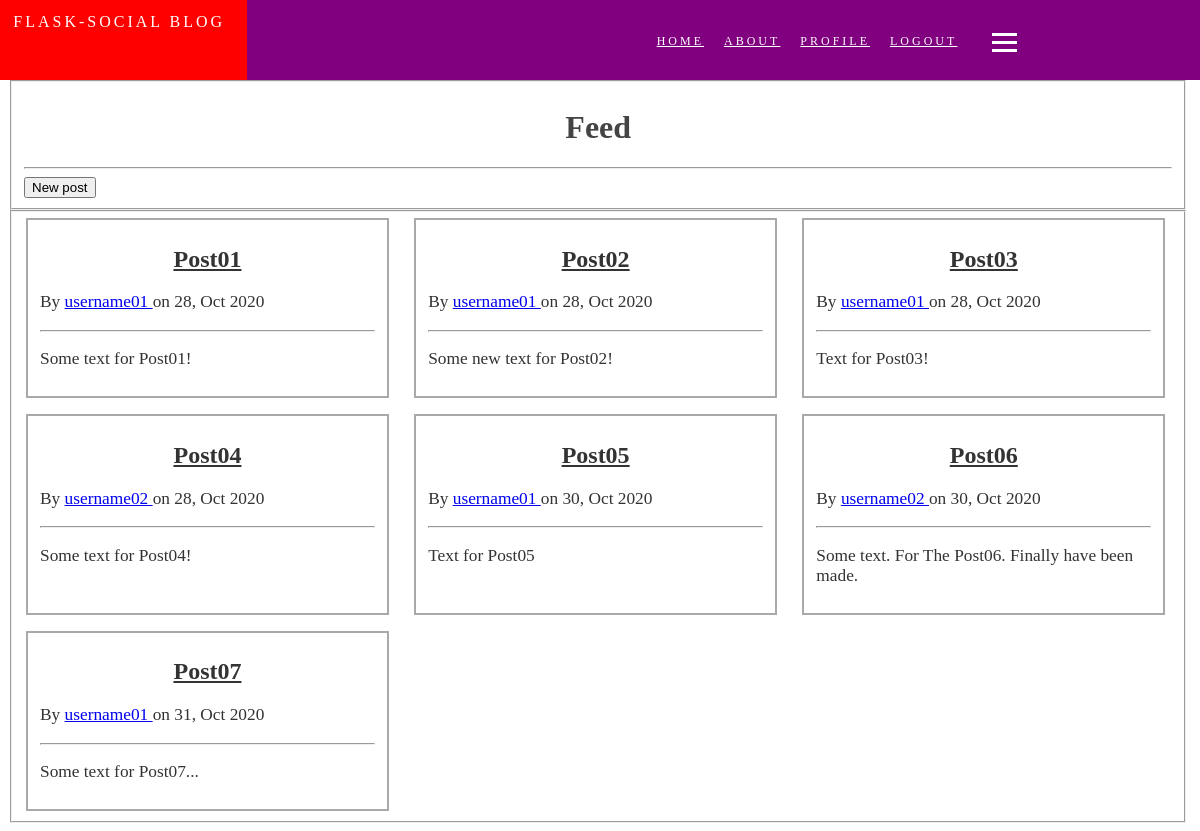
/feed (signed in), run on the app's committed database.
### app/models.py (models this page shows, shortened)
class Post(db.Model):
    id = db.Column(db.Integer, primary_key=True, autoincrement=True)
    title = db.Column(db.String(100), nullable=False)
    date = db.Column(db.DateTime, nullable=False, default=datetime.utcnow)
    text = db.Column(db.Text, nullable=False)
    author_id = db.Column(db.Integer, db.ForeignKey('user.id'), nullable=False)
    comments = db.relationship('Comments', backref='post', lazy=True)

class User(db.Model, UserMixin):
    id = db.Column(db.Integer, primary_key=True, autoincrement=True)
    firstname = db.Column(db.String(20), nullable=False)
    lastname = db.Column(db.String(20), nullable=False)
    username = db.Column(db.String(20), unique=True, nullable=False)
    email = db.Column(db.String(120), unique=True, nullable=False)
    password = db.Column(db.String(60), unique=True, nullable=False)
    image_file = db.Column(db.String(20), nullable=False, default='default.png')
    posts = db.relationship('Post',
                            backref='author',
                            primaryjoin="User.id==Post.author_id")
    comments = db.relationship('Comments',
                            backref='author',
                            primaryjoin="User.id==Comments.author_id")
    def __init__(self, firstname='', lastname='', username='', email='',
                 password=''):
        self.firstname = firstname
        self.lastname = lastname
        self.username = username
        self.email = email
        self.password = generate_password_hash(password)

### app/posts/views.py (the view)
@posts_blueprint.route("/feed", methods=['GET', 'POST'])
@login_required
def feed():
    if request.method == "POST":
        return redirect(url_for('posts.new'))
    else:
        return render_template('feed.html', posts=Post.query.all())

### app/models.py (called while the page is built)
@login_manager.user_loader
def load_user(id):
    u = User.query.get(id)
    return User(u.firstname, u.lastname, u.username, u.email, u.password)

### app/templates/posts/feed.html (shortened to what this page needs)
{% extends "layout.html" %}
{% block content %}
	<div>
		<form method="POST">
			<fieldset class="feed-header-fieldset">
				<h1>Feed</h1>
				<hr>
				<button>New post</button>
			</fieldset>
			<fieldset class="feed-fieldset">
				{% for post in posts %}
					<fieldset class="posts-fieldset">
						<h2>
							<a href="{{ url_for('posts.posts', post_id=post.id) }}">
								{{ post.title }}
							</a>
						</h2>
						<p>
							By
							<a href="{{ url_for('user.profile', username=post.author.username) }}">
								{{ post.author.username }}
							</a>
							on {{ post.date.strftime('%d, %b %Y') }}
						</p>
						<hr>
						<p>{{ post.text }}</p>
					</fieldset>
				{% endfor %}
			</fieldset>
		</form>
	</div>
{% endblock content %}

### app/static/main.css (style rules this page uses)
body { background: #ffffff; color: #333333; margin-top: 5rem; }
h1, h2, h3, h4, h5, h6 { color: #444444; text-align: center; }
h2 a { color: #333333; }
p { font-size: 13pt; }

### app/static/feed.css (style rules this page uses)
.feed-header-fieldset { width: 97%; height: max-content; }
.feed-fieldset { width: 97%; display: grid; grid-template-columns: repeat(3, 1fr); grid-gap: 1em; }
.posts-fieldset, .profile-posts-fieldset { width: 90%; border: 2pt solid darkgrey; }

### data on the page
Post: title "Post01", author.username "username01", date "28, Oct 2020", text "Some text for Post01!"
Post: title "Post02", author.username "username01", date "28, Oct 2020", text "Some new text for Post02!"
Post: title "Post03", author.username "username01", date "28, Oct 2020", text "Text for Post03!"
Post: title "Post04", author.username "username02", date "28, Oct 2020", text "Some text for Post04!"
Post: title "Post05", author.username "username01", date "30, Oct 2020", text "Text for Post05"
Post: title "Post06", author.username "username02", date "30, Oct 2020", text "Some text. For The Post06. Finally have been made."
Post: title "Post07", author.username "username01", date "31, Oct 2020", text "Some text for Post07..."
